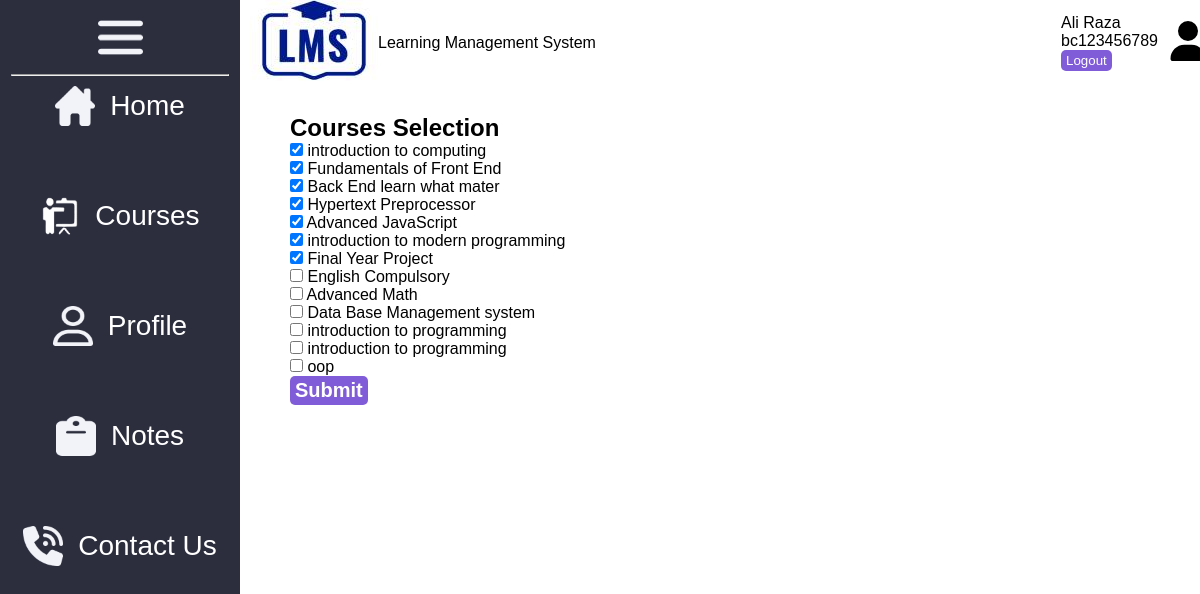
The page /course-selection.php (signed in) on the database its author committed.
### tables this page shows
CREATE TABLE `Courses` (
  `CourseID` int(11) NOT NULL,
  `CourseCode` varchar(20) NOT NULL,
  `CourseName` varchar(255) NOT NULL,
  `Description` text DEFAULT NULL,
  `StartDate` date DEFAULT NULL,
  `EndDate` date DEFAULT NULL,
  `InstructorID` int(11) DEFAULT NULL
);

### course-selection.php (the view, shortened to what this page needs)
<?php
include 'header.php';
$sql_courses = "SELECT * FROM `Courses`";
$run_query_course = mysqli_query($con, $sql_courses);
$studentID = $_SESSION['user_data']['id'];
$sql_selected_courses = "SELECT CourseID FROM `StudentCourses` WHERE `StudentID` = '$studentID'";
$run_query_selected_courses = mysqli_query($con, $sql_selected_courses);
$selected_course_ids = array();
while ($selected_row = mysqli_fetch_assoc($run_query_selected_courses)) {
    $selected_course_ids[] = $selected_row['CourseID'];
}
?>
<div class="page-content">
    <div class="container">
        <h2>Courses Selection</h2>
        <div class="course-selection">
            <form action="course-selection.php" method="post" onsubmit="return confirm('Are you sure you want to select this course?');">
                <?php
                while ($row = mysqli_fetch_assoc($run_query_course)) {
                    $courseID = $row['CourseID'];
                    $courseName = $row['CourseName'];
                    $isChecked = in_array($courseID, $selected_course_ids) ? 'checked' : '';
                ?>
                    <label>
                        <input type="checkbox" name="selected_courses[]" value="<?php echo $courseID; ?>" <?php echo $isChecked; ?>>
                        <?php echo $courseName; ?>
                    </label><br>
                <?php
                }
                ?>
                <button type="submit" class="logout-btn"><h2>Submit</h2></button>
            </form>
        </div>
    </div>
</div>
<?php include 'footer.php'; ?>

### assets/css/style.css (style rules this page uses)
* { margin: 0; padding: 0; box-sizing: border-box; font-family: sans-serif; }
:root { --bg-primary: #805CD8 ; --bg-secondary:#D9D9D9 ; --bg-dark: #2C2E3E; --primary-text: ; --secondary-text: ; }
.container { max-width: 1100px; margin: 0 auto; }
.logout-btn { background-color: var(--bg-primary); border: none; overflow: none; padding: 3px 5px; cursor: pointer; color:#fff; border-radius: 5px; transition: background-color 0.1s ease-out; }
.page-content { position: absolute; top: 114px; left: 290px; width: 900px; }

### rows shown on the page
courses: CourseName "introduction to computing"
courses: CourseName "Fundamentals of Front End"
courses: CourseName "Back End learn what mater"
courses: CourseName "Hypertext Preprocessor"
courses: CourseName "Advanced JavaScript"
courses: CourseName "introduction to modern programming"
courses: CourseName "Final Year Project"
courses: CourseName "English Compulsory"
courses: CourseName "Advanced Math"
courses: CourseName "Data Base Management system"
courses: CourseName "introduction to programming"
courses: CourseName "introduction to programming"
courses: CourseName "oop"

### other values the page prints
$_SESSION['user_data']['username'] "Ali Raza"
$_SESSION['user_data']['id'] "bc123456789"
